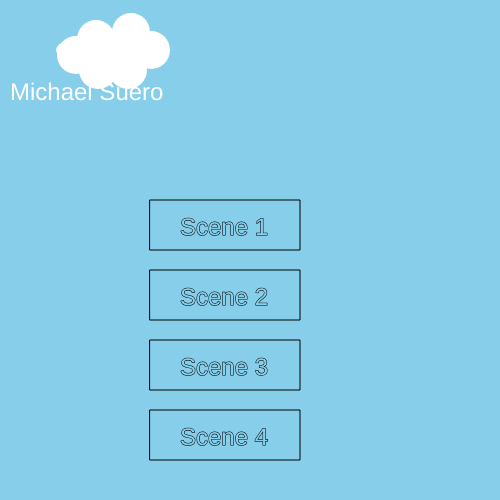
Frame 1 (no input)
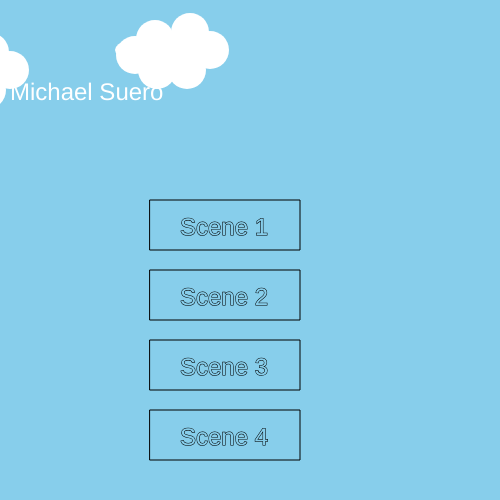
Frame 60 (no input)
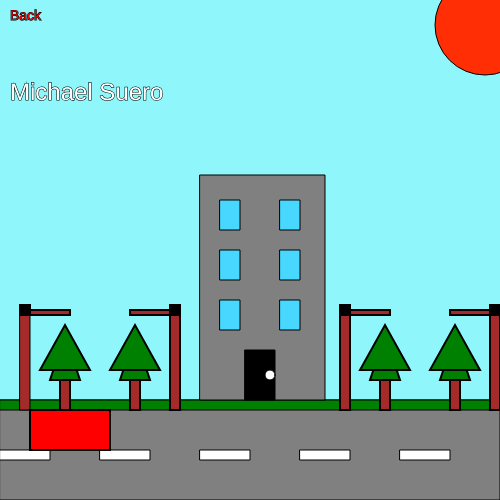
Frame 120 (the mouse pressed at the canvas centre since frame 60)

The p5.js sketch that drew these frames (run headless with seeded random() and noise() and a simulated clock; from frame 60 on, the mouse is pressed at the canvas centre):

// p5.js sketch
// ── sketch.js
// These are functions used in scenes 2 and 3
function drawtree(x, y) {
  stroke(0);
  strokeWeight(1);
  fill('brown');
  rect(x, y, 10, 40);
  fill('green');
  triangle(x - 10, y + 10, x + 5, y - 35, x + 20, y + 10);
  triangle(x - 20, y, x + 5, y - 45, x + 30, y);
}
//small trees made for distance
function drawSmallTree(x, y) {
  stroke(0);
  strokeWeight(1);
  fill('brown');
  rect(x, y, 8, 30);
  fill('green');
  triangle(x - 8, y + 8, x + 4, y - 25, x + 16, y + 8);
  triangle(x - 14, y, x + 4, y - 35, x + 22, y);
}

function drawrock(x, y) {
  fill('gray');
  ellipse(x, y, 30, 20);   //gray elipse
}

function drawStar(x, y) {
  strokeWeight(0.0);
  fill(starcolor);               //a small triangle with a variable called starcolor
  triangle(x, y - 10, x - 5, y + 5, x + 5, y + 5);
}

function drawCloud(x,y){
noStroke();
fill(cloudColor);
ellipse(x+100,y+100,90,30);
circle(x+97,y+120,38);
circle(x+127,y+120,38);
circle(x+150,y+100,38);                //white circles manualy place to form the cloud shape
circle(x+130,y+82,38);
circle(x+95,y+89,38);
circle(x+75,y+105,38);
}




let scene = 0;   // Tracks the scene
let skycolor = 'skyblue';
let circleColor = 'orange';   // Used for scenes 2 and 3
let starcolor = 'skyblue';

let cloudX1 = 0 ;           //holds the x of the cloud
let cloudX2 = -200 ;          
let cloudX3 = -400 ;            
let cloudX4 = -600 ;  

let cloudY1 = -50;           //holds the y of the cloud
let cloudY2 = -30;
let cloudY3 = -45;
let cloudY4 =  40;

let drops = [];    // Scene 3 rain variables
let showDrops = false; //holds the switch for visible rain

let scene4Night = false; //scene 4 night switch
let scene4Sky;          
let cloudColor = [255];     
let scene4Rain = false;   // switch for scene 4 rain
let scene4Drops = [];     //holds number of drops





//These are control functions to manage interactions
function mousePressed() {

//Buttons for the scenes

//Scene bottons. This is just saying that if i click in any area within a botton then i will go to the corresponding scene
if (scene == 0){
    if(mouseX >= 150 && mouseX <= 300 && mouseY >= 200  && mouseY <= 250  ){
        scene = 1;
   }else if (mouseX >= 150 && mouseX <= 300 && mouseY >= 270  && mouseY <= 320){
        scene = 2;
      }else if (mouseX >= 150 && mouseX <= 300 && mouseY >= 340  && mouseY <= 390){
        scene = 3;
      }
      else if (mouseX >= 150 && mouseX <= 300 && mouseY >= 410  && mouseY <= 460){
        scene = 4;
      }
}


//Back button. Here i did the same but instead i teleport to the menu
if (scene == 1 || scene == 2 ||  scene == 3 || scene == 4 ){
  if (mouseX >= 10 && mouseX <= 50 && mouseY >= 10  && mouseY <= 40  ){
    scene = 0;
  }
}



  // Scene 3 mouse click interaction rain drops apear randomly on the sky
  if (scene == 3) {
    showDrops = !showDrops;

   // when i click 
    if (showDrops) {
      drops = [];
      for (let i = 0; i < 80; i++) {
        drops.push({
          x: random(width),
          y: random(0, 300), // only sky area
          w: random(6, 12),
          h: random(12, 20)
        });
      }
    }

    // Day/night toggle
    if (skycolor === 'skyblue') {
      skycolor = [8, 21, 37];
      circleColor = [255, 255, 246];
      starcolor = 'yellow';
    } else {
      skycolor = 'skyblue';
      circleColor = 'orange';
      starcolor = 'skyblue';
    }
  }

  //scene 4 mouse interaction
  if (scene == 4) {
  if (scene4Night == false) {
    // daytime sky
    scene4Sky = color(
      random(80, 140),           // I'm creating a range of color for both nigh and day. Day i get a range of light colors and at night i get a range of dark colors
      random(140, 190),
      random(210, 255)
    );

    // daytime clouds: white - light gray
    cloudColor = color(
      random(220, 255),
      random(220, 255),
      random(220, 255)
    );
  } else {
    // nighttime sky
    scene4Sky = color(
      random(5, 20),
      random(15, 35),
      random(35, 70)
    );

    // nighttime clouds: dark gray
    cloudColor = color(
      random(40, 80),
      random(40, 80),
      random(45, 90)
    );
  }
}
}
//These control functions but with keyboard inputs
function keyPressed(){
  //scene 2 sky change interaction
  if (scene == 2 && key == 't'){
    if(skycolor == 'skyblue'){
      skycolor = [8,21,37];                 // Here i'm setting t as a key that if pressed will change the sky to night (dark collor) and the stars also chage to yellow allowing them to be visable
      circleColor = [255,255,246];
      starcolor = 'yellow'
    }else{
      skycolor = 'skyblue';
      circleColor = 'orange';
      starcolor = 'skyblue';
    }

  }

   //scene 4 sky change 
if (scene == 4 && (key == 't' )) {
  scene4Night = !scene4Night;

  if (scene4Night == false) {
    // switch to day colors
    scene4Sky = color(
      random(80, 140),
      random(140, 190),
      random(210, 255)
    );

    cloudColor = color(
      random(220, 255),
      random(220, 255),
      random(220, 255)
    );
    starcolor = 'skyblue'
  } else {
    // switch to night colors
    scene4Sky = color(
      random(5, 20),
      random(15, 35),   // this changes the range of colors for my sky. it goes from light color range to a dark color range.
      random(35, 70)
    );

    cloudColor = color(
      random(40, 80),
      random(40, 80),
      random(45, 90)
    );
starcolor = 'yellow';

  }
}
if (scene == 4 && (key == 'r' )) {
  scene4Rain = !scene4Rain;     // the switch for rain in scene 4.
}
}

//set my different scenes
function setup() {
  createCanvas(500, 500);
 scene4Sky = color(135, 206, 235); // starting scene 4 color skyblue


for (let i = 0; i < 120; i++) {
  scene4Drops.push({
    x: random(width),
    y: random(-500, height),    //creates the rain drops and sets it speed and place
    speed: random(4, 9), 
    len: random(10, 18)
  });
}
}

function draw() {
  background(0);

  // This is what switches scenes
  if (scene == 0) {
    doscene0();
  }
  else if (scene == 1) {
    doscene1();
  }
  else if (scene == 2) {
    doscene2();
  }
  else if (scene == 3) {
    doscene3();
  }
  else if (scene == 4) {
    doscene4();
  }
}






// The menu for the short study
function doscene0() {
  background('skyblue');
  textSize(24);
  fill(255);
  text("Michael Suero", 10, 100);

stroke(0);
strokeWeight(1);

fill('skyblue')                 // the following 3 are my bottons which are just rects
rect(150,200,150,50);
text("Scene 1",180,235);

fill('skyblue')
rect(150,270,150,50);
text("Scene 2",180,305);

fill('skyblue')
rect(150,340,150,50);
text("Scene 3",180,375);

fill('skyblue')
rect(150,410,150,50);
text("Scene 4",180,445);

cloudX1 = cloudX1 + 1      // this continuously moves the clouds to the right 
cloudX2 = cloudX2 + 1
cloudX3 = cloudX3 + 1
cloudX4 = cloudX4 + 1
fill(255);
drawCloud(cloudX1,cloudY1);   // Here im just drawing the clouds 
drawCloud(cloudX2,cloudY2);
drawCloud(cloudX3,cloudY3);
drawCloud(cloudX4,cloudY4);

if (cloudX1 >=600 ){          // If the cloud leave the screen they get teleported back to a negative number (off screen) they then loop
cloudX1 = -150
cloudY1 = random(-60,45)
}

if (cloudX2 >=600 ){
cloudX2 = -150
cloudY2 = random(-60,45)
}

if (cloudX3 >=600 ){
cloudX3 = -150
cloudY3 = random(-60,45)
}

if (cloudX4 >=600 ){
cloudX4 = -150
cloudY4 = random(-60,45)
}

}




function doscene1() {
  background(143, 247, 252);
  textSize(24);
  fill(255);
  text("Michael Suero", 10, 100);

  fill(255, 46, 5);
  circle(485, 25, 100);

  fill('gray');
  rect(0, 400, 500, 100);

  fill('white');   // This is the building and road
  rect(0, 450, 50, 10);
  rect(100, 450, 50, 10);
  rect(200, 450, 50, 10);
  rect(300, 450, 50, 10);
  rect(400, 450, 50, 10);

  fill('green');
  rect(0, 400, 500, 10);

  fill('gray');
  rect(200, 175, 125, 225);

  fill(71, 215, 255);
  rect(220, 200, 20, 30);
  rect(280, 200, 20, 30);
  rect(220, 250, 20, 30);
  rect(280, 250, 20, 30);
  rect(220, 300, 20, 30);
  rect(280, 300, 20, 30);

  fill('black');
  rect(245, 350, 30, 50);

  fill('white');
  circle(270, 375, 10);

  fill('brown');
  rect(20, 310, 10, 100);
  stroke('black');
  strokeWeight(2);
  fill('black');
  square(20, 305, 10);
  fill('brown');
  rect(30, 310, 40, 5);

  fill('brown');
  rect(170, 310, 10, 100);
  fill('black');
  square(170, 305, 10);   // Electrical poles
  fill('brown');
  rect(130, 310, 40, 5);

  fill('brown');
  rect(340, 310, 10, 100);
  fill('black');
  square(340, 305, 10);
  fill('brown');
  rect(350, 310, 40, 5);

  fill('brown');
  rect(490, 310, 10, 100);
  fill('black');
  square(490, 305, 10);
  fill('brown');
  rect(450, 310, 40, 5);

  fill('brown');
  rect(60, 370, 10, 40);
  fill('green');
  triangle(50, 380, 65, 335, 80, 380);
  triangle(40, 370, 65, 325, 90, 370);

  fill('brown');
  rect(130, 370, 10, 40);
  fill('green');   // Trees
  triangle(120, 380, 135, 335, 150, 380);
  triangle(110, 370, 135, 325, 160, 370);

  fill('brown');
  rect(380, 370, 10, 40);
  fill('green');
  triangle(370, 380, 385, 335, 400, 380);
  triangle(360, 370, 385, 325, 410, 370);

  fill('brown');
  rect(450, 370, 10, 40);
  fill('green');
  triangle(440, 380, 455, 335, 470, 380);
  triangle(430, 370, 455, 325, 480, 370);

  fill('red');
  rect(30, 410, 80, 40);
  

  fill('red');
  strokeWeight(1);
  textSize(14);
  text("Back",10,20);
}

function doscene2() {
  background(skycolor);

  textSize(24);
  fill(255);
  text("Michael Suero", 10, 100);

  fill('green');
  rect(0, 300, 500, 200);
  strokeWeight(.5);

  drawtree(220, 430);
  drawtree(330, 300);
  drawtree(430, 320);
  drawtree(100, 310);
  drawtree(180, 390);
  drawtree(120, 420);
  drawtree(180, 305);
  drawtree(250, 350);
  drawtree(130, 340);
  drawtree(370, 350);
  drawtree(460, 380);

  drawrock(50, 450);
  drawrock(110, 480);
  drawrock(85, 400);
  drawrock(50, 340);
  drawrock(300, 450);
  drawrock(350, 420);
  drawrock(330, 370);
  drawrock(300, 330);

  drawStar(150, 60);
  drawStar(220, 140);
  drawStar(305, 90);
  drawStar(410, 200);
  drawStar(360, 75);
  drawStar(180, 250);
  drawStar(260, 295);
  drawStar(440, 120);
  drawStar(390, 280);
  drawStar(130, 180);
  drawStar(275, 55);
  drawStar(460, 285);
  drawStar(340, 160);
  drawStar(210, 95);
  drawStar(370, 220);
  drawStar(290, 260);
  drawStar(420, 40);
  drawStar(155, 290);
  drawStar(245, 175);
  drawStar(400, 135);
  drawStar(330, 60);
  drawStar(470, 210);
  drawStar(195, 265);
  drawStar(360, 145);
  drawStar(280, 30);
  drawStar(410, 260);
  drawStar(170, 110);
  drawStar(300, 200);
  drawStar(450, 80);
  drawStar(230, 240);

  fill('red');
  strokeWeight(1);
  textSize(14);
  text("Back",10,20);

   fill('purple');
   text("Press T to interact",120,200);
  fill(circleColor);
  circle(mouseX, mouseY, 50);
}

function doscene3() {
  background(skycolor);

  textSize(24);
  fill(255);
  text("Michael Suero", 10, 50);
  fill('green');
  rect(0, 300, 500, 200);
  drawtree(10, 350);
  drawtree(330, 300);
  drawtree(430, 320);
  drawtree(100, 310);
  drawtree(180, 390);
  drawtree(120, 420);
  drawtree(180, 305);
  drawtree(250, 350);
  drawtree(130, 340);
  drawtree(370, 350);
  drawtree(460, 380);

  drawrock(50, 450);
  drawrock(110, 480);
  drawrock(85, 400);
  drawrock(50, 340);
  drawrock(300, 450);
  drawrock(350, 420);
  drawrock(330, 370);
  drawrock(300, 330);

  drawStar(150, 60);
  drawStar(220, 140);
  drawStar(305, 90);
  drawStar(410, 200);
  drawStar(360, 75);
  drawStar(180, 250);
  drawStar(260, 295);
  drawStar(440, 120);
  drawStar(390, 280);
  drawStar(130, 180);
  drawStar(275, 55);
  drawStar(460, 285);
  drawStar(340, 160);
  drawStar(210, 95);
  drawStar(370, 220);
  drawStar(290, 260);
  drawStar(420, 40);
  drawStar(155, 290);
  drawStar(245, 175);
  drawStar(400, 135);
  drawStar(330, 60);
  drawStar(470, 210);
  drawStar(195, 265);
  drawStar(360, 145);
  drawStar(280, 30);
  drawStar(410, 260);
  drawStar(170, 110);
  drawStar(300, 200);
  drawStar(450, 80);
  drawStar(230, 240);

  fill('red');
  strokeWeight(1);
  textSize(14);
  text("Back",10,20);
 
  fill('red');
   text("Mouse click to interact",120,200);
  fill(circleColor);
  noStroke();
  circle(mouseX, mouseY, 50);

  // Draw water drops if active
  if (showDrops) {
    stroke(0);
    strokeWeight(1);
    fill(120, 180, 255);
    for (let i = 0; i < drops.length; i++) {
      ellipse(drops[i].x, drops[i].y, drops[i].w, drops[i].h);
    }
  }
}

function doscene4(){

background(scene4Sky); // sky

  textSize(24);
  fill(255);
  text("Michael Suero", 10, 50);
 drawStar(150, 60);
  drawStar(220, 140);
  drawStar(305, 90);
  drawStar(410, 200);
  drawStar(360, 75);
  drawStar(180, 250);
  drawStar(260, 295);
  drawStar(440, 120);
  drawStar(390, 280);
  drawStar(130, 180);
  drawStar(275, 55);
  drawStar(460, 285);
  drawStar(340, 160);
  drawStar(210, 95);
  drawStar(370, 220);
  drawStar(290, 260);
  drawStar(420, 40);
  drawStar(155, 290);
  drawStar(245, 175);
  drawStar(400, 135);
  drawStar(330, 60);
  drawStar(470, 210);
  drawStar(195, 265);
  drawStar(360, 145);
  drawStar(280, 30);
  drawStar(410, 260);
  drawStar(170, 110);
  drawStar(300, 200);
  drawStar(450, 80);
  drawStar(230, 240);
  
 
// top ground 
fill(90, 140, 90);
ellipse(80, 380, 300, 180);
ellipse(250, 360, 340, 200);
ellipse(440, 380, 300, 180);

// bottom ground 
fill(70, 120, 70);
ellipse(60, 520, 300, 220);
ellipse(250, 480, 360, 260);
ellipse(440, 520, 300, 220);


// rocks
drawrock(70, 430);
drawrock(155, 400);
drawrock(245, 455);
drawrock(320, 390);
drawrock(410, 440);
drawrock(60, 340);
drawrock(150, 330);
drawrock(260, 320);
drawrock(340, 330);
drawrock(420, 340);

// back trees
drawSmallTree(20, 310);
drawSmallTree(80, 295);
drawSmallTree(140, 285);
drawSmallTree(220, 275);
drawSmallTree(300, 285);
drawSmallTree(380, 295);
drawSmallTree(450, 310);

// middle trees
drawtree(40, 355);
drawtree(120, 340);
drawtree(190, 330);
drawtree(270, 325);
drawtree(350, 335);
drawtree(430, 350);

// front trees
drawtree(30, 415);
drawtree(100, 425);
drawtree(170, 410);
drawtree(250, 405);
drawtree(330, 410);
drawtree(400, 420);


  
cloudX1 = cloudX1 + 1
cloudX2 = cloudX2 + 1
cloudX3 = cloudX3 + 1
cloudX4 = cloudX4 + 1
drawCloud(cloudX1,cloudY1);
drawCloud(cloudX2,cloudY2);
drawCloud(cloudX3,cloudY3);
drawCloud(cloudX4,cloudY4);

if (cloudX1 >=600 ){
cloudX1 = -150
cloudY1 = random(-60,45)
}

if (cloudX2 >=600 ){
cloudX2 = -150
cloudY2 = random(-60,45)
}

if (cloudX3 >=600 ){
cloudX3 = -150
cloudY3 = random(-60,45)
}

if (cloudX4 >=600 ){
cloudX4 = -150
cloudY4 = random(-60,45)
}

if (scene4Rain) {
  stroke(160, 180, 220);
  strokeWeight(2);

  for (let i = 0; i < scene4Drops.length; i++) {
    let d = scene4Drops[i];

    line(d.x, d.y, d.x, d.y + d.len);
    d.y += d.speed;

    if (d.y > height) {
      d.y = random(-100, 0);
      d.x = random(width);
    }
  }

  noStroke();
}
// semi transprent gray to add fog to night

if (scene4Night) {
  fill(20, 30, 50, 80);
  rect(0, 0, width, height);
}
 // label
  fill('black');
  textSize(18);
  text("Click to change color", 280, 150);
  text("Press T to toggle time", 280, 205);
  text("Press r to toggle rain", 280, 105);
 
// back button
  fill('red');
  textSize(14);
  text("Back", 10, 20);




 
  
}

//References :   

// Rain : https://openprocessing.org/sketch/483954

// color change : https://openprocessing.org/sketch/2842966

// add something to scene one 
